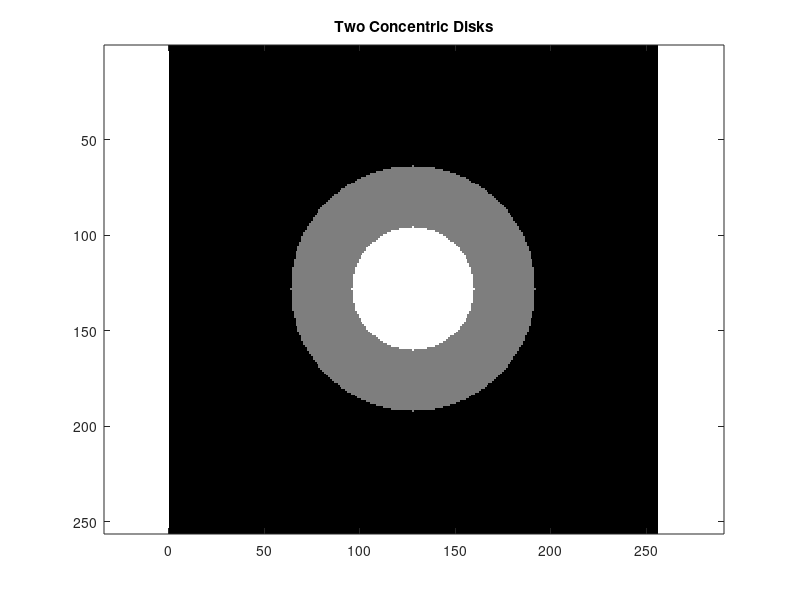
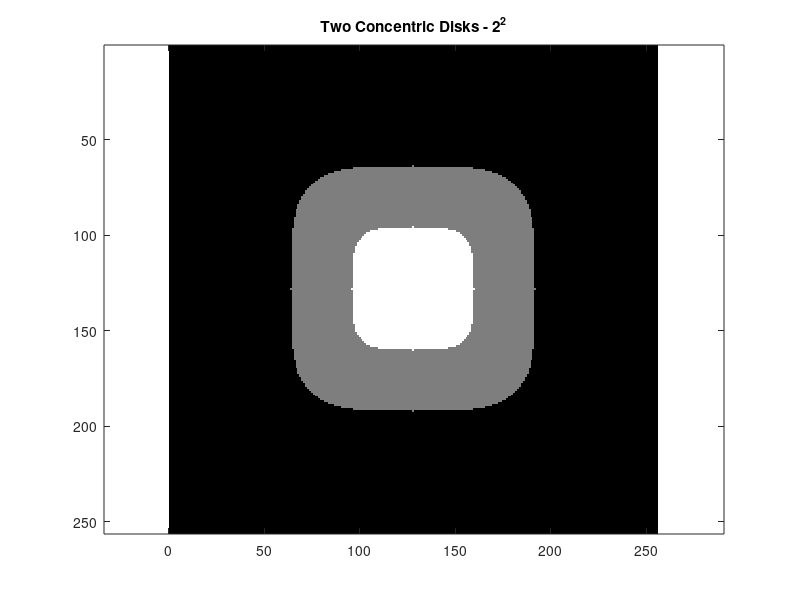
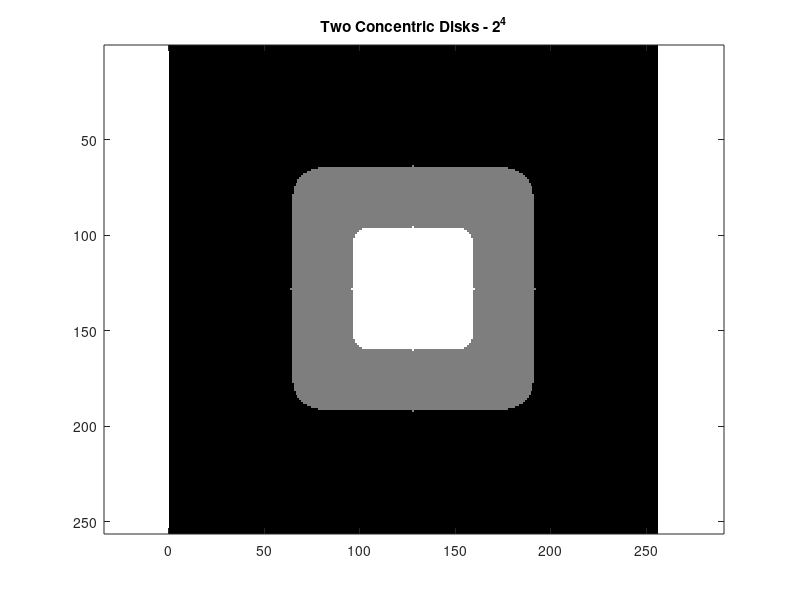

MATLAB code to generate these figures, in order:
function Part7Homework01()
% Create two circles, one larger gray circle and one smaller white circle
% Adjustments to the frequency are made to show the image variations
% Call the function above to run the code

% First create the image using meshgrid with the image sizes chosen
imageSizeX = 256;
imageSizeY = 256;
[columnsInImage, rowsInImage] = meshgrid(1:imageSizeX, 1:imageSizeY);
[columnsInImage2, rowsInImage2] = meshgrid(1:imageSizeX, 1:imageSizeY);
% Next create the 2 circles in the image.
centerX = imageSizeX / 2;
centerY = imageSizeY / 2;
radius = 64;
radius2 = 32;
% Ensure that the value is under the radius squared and store within
% circlePixels and circlePixels2
circlePixels = (rowsInImage - centerY).^2 ...
    + (columnsInImage - centerX).^2 <= radius.^2;
circlePixels2 = ((rowsInImage2 - centerY).^2 ...
    + (columnsInImage2 - centerX).^2 <= radius2.^2);
% Create a third pixel value that adds the two values 
% together and multiplies it by by 127.5 and 256
circlePixels3 = ((256 *circlePixels2)+(127.5 * circlePixels));
% Image the combined values
figure(1)
image(circlePixels3);
colormap(gray(256)) % a 256 level (8-bit) grayscale
title('Two Concentric Disks');
axis square;
axis equal;
axis tight;
%%%%%%%%%%%%%%%%%%%%%
%Repeats process above
figure(2)
circlePixels = (rowsInImage - centerY).^4 ...
    + (columnsInImage - centerX).^4 <= radius.^4;

circlePixels2 = ((rowsInImage2 - centerY).^4 ...
    + (columnsInImage2 - centerX).^4 <= radius2.^4);

circlePixels3 = ((256 *circlePixels2)+(127.5 * circlePixels));
image(circlePixels3);
colormap(gray(256)) % a 256 level (8-bit) grayscale
title('Two Concentric Disks - 2^2');
axis square;
axis equal;
axis tight;
%%%%%%%%%%%%%%%%%%%%%
%Repeats process above
figure(3)
circlePixels = (rowsInImage - centerY).^8 ...
    + (columnsInImage - centerX).^8 <= radius.^8;

circlePixels2 = ((rowsInImage2 - centerY).^8 ...
    + (columnsInImage2 - centerX).^8 <= radius2.^8);
circlePixels3 = ((256 *circlePixels2)+(127.5 * circlePixels));
image(circlePixels3);
colormap(gray(256)) % a 256 level (8-bit) grayscale
title('Two Concentric Disks - 2^4');
axis square;
axis equal;
axis tight;
